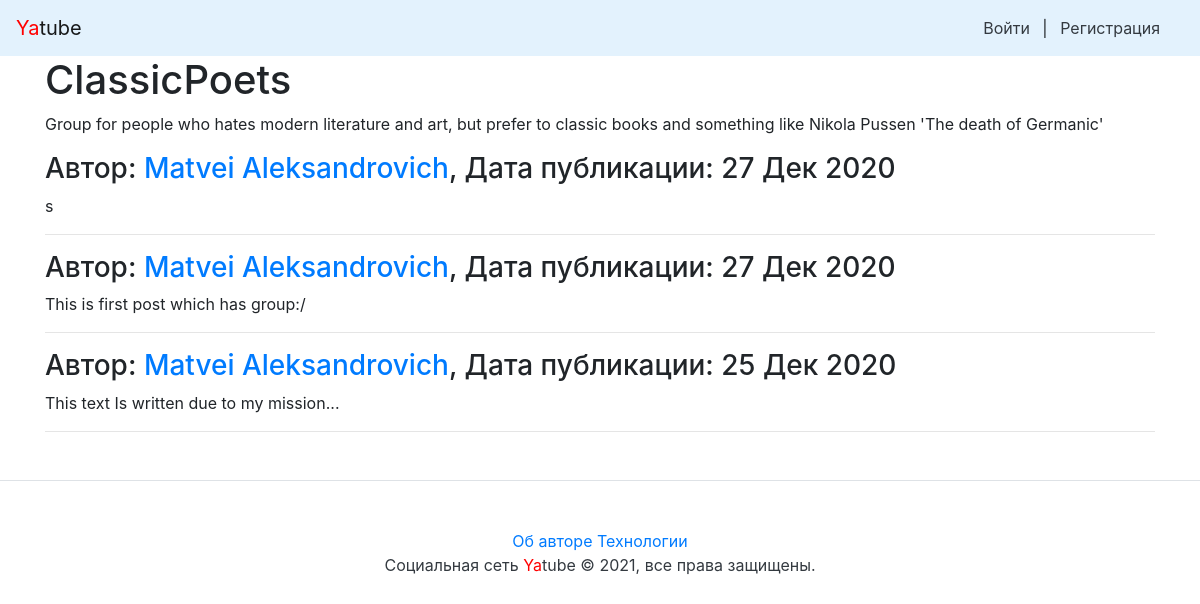
The app's page /group/Cassics/ with its own data.
### posts/models.py (models this page shows, shortened)
class Group(models.Model):
    title = models.CharField(max_length=200)
    slug = models.SlugField(unique=True)
    description = models.TextField()
    def __str__(self):
        return self.title

class Post(models.Model):
    text = models.TextField(verbose_name='Текст', help_text='Это поле обязательно, пожалуйста заполните его.')
    pub_date = models.DateTimeField('date published', auto_now_add=True, db_index=True)
    author = models.ForeignKey(
        User, on_delete=models.CASCADE, related_name='posts',
        null=True
    )
    group = models.ForeignKey(
        'Group', blank=True, null=True,
        related_name='posts', on_delete=models.SET_NULL,
        verbose_name='Группа',
        help_text='Это поле необязательно, но оно может помочь Вам найти единомышленников.'
    )
    image = models.ImageField(upload_to='posts/', blank=True, null=True)
    class Meta():
        ordering = ('-pub_date',)

### posts/views.py (the view)
# urls.py: path('group/<slug:slug>/', views.group_posts, name='group_posts'),
def group_posts(request, slug):
    group = get_object_or_404(Group, slug=slug)
    posts = group.posts.all()[:12]
    group_posts = group.posts.all()
    paginator = Paginator(group_posts, 12)
    group_page_number = request.GET.get('page')
    page = paginator.get_page(group_page_number)
    return render(request, 'group.html', {'group': group, 'posts': posts, 'page': page, 'paginator': paginator})

### templates/group.html (shortened to what this page needs)
{% extends "base.html" %}
{% block header %}<h1>{{ group }}</h1>{% endblock %}
{% block content %}
<p>
    {{group.description|linebreaksbr}}
</p>
    {% for post in posts %}
        <h3>
            Автор: <a href="/{{ post.author }}">{{ post.author.get_full_name }}</a>,
            Дата публикации: {{ post.pub_date|date:"d M Y" }}
        </h3>
        <p>{{ post.text|linebreaksbr }}</p>
        <hr>
    {% endfor %}
{% endblock %}

### records on screen
Group: title "ClassicPoets", description "Group for people who hates modern literature and art, but prefer to classic books and something like Nikola Pussen 'The death of Germanic'"
Post: author.get_full_name "Matvei Aleksandrovich", pub_date "27 Дек 2020", text "s"
Post: author.get_full_name "Matvei Aleksandrovich", pub_date "27 Дек 2020", text "This is first post which has group:/"
Post: author.get_full_name "Matvei Aleksandrovich", pub_date "25 Дек 2020", text "This text Is written due to my mission..."
